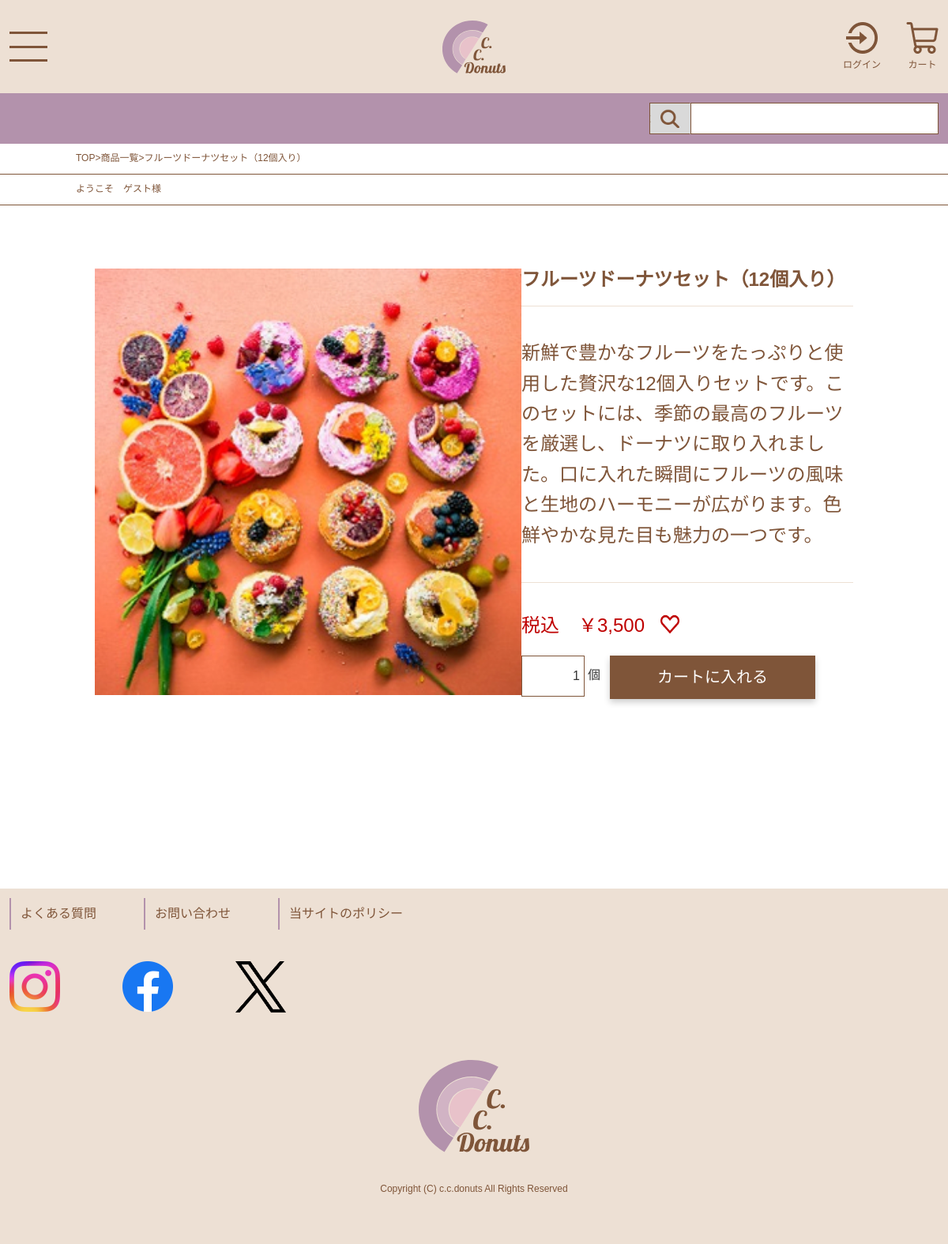
The app's page /detail.php?id=7 with its own data.
### tables this page shows
CREATE TABLE product(
   
   
   
   
  id int AUTO_INCREMENT PRIMARY KEY,
  name varchar(200) NOT null,
  price int NOT null,
  description varchar(1000) NOT null
);

### detail.php (the view, shortened to what this page needs)
<?php require 'includes/header.php' ?>
<?php require 'includes/database.php'; ?>
<?php
$sql=$pdo->prepare('select*from product where id=?');
$sql->execute([$_REQUEST['id']]);
$product = $sql->fetch();
echo '<div class=bnav>';
echo '<p><a href="index.php">TOP</a>&gt;<a href="product.php">商品一覧</a>&gt;',$product['name'],'</p></div>';
?>
<?php if(isset($_SESSION['customer'])): ?>
  <p class="guest_name_area">ようこそ&#12288; <?= htmlspecialchars($_SESSION['customer']['name']) ?> 様</p>
<?php else: ?>
  <p class="guest_name_area">ようこそ&#12288;ゲスト様</p>
<?php endif; ?>
<?php
echo '<main>';
echo '<form action="cart-input.php" method="post" class="detail">';
echo '<div class=product_box><p class=product_img><img alt="image" src="common/images/donuts',$product['id'],'.jpg"></p>';
echo '<div class=right_box><p class=product_name>',$product['name'],'</p>';
echo '<p class=product_descriotion>',$product['description'],'</p>';
echo '<div class=price_box><p class=product_price>税込　￥',number_format($product['price']),'</p>';
echo '<p class=favorite><img alt="お気に入り" src="common/images/favorite.png"></p></div>';
echo '<div class=cart_box><p class=number><input type="text" name="count" value="1"><span class=count>個</span></p>';
echo '<input type="submit" class="in_cart" value="カートに入れる">';
echo '</div></form></main>';
?>
<?php require 'includes/footer.php' ?>

### common/css/common.css (style rules this page uses)
* { margin: 0; padding: 0; font-family: "Noto Sans JP", sans-serif; color: #7f5539; }
.in_cart { border: none; cursor: pointer; box-shadow: 0 4px 8px rgba(0, 0, 0, 0.2); transition: all 0.3s ease; text-align: center; }

### common/css/detail.css (style rules this page uses)
main { max-width: 90vw; margin-left: auto; margin-right: auto; }
.bnav, .guest_name_area { font-size: 12px; border-bottom: 1px #7F5539 solid; padding-left: 20px; padding-top: 12px; padding-bottom: 12px; }
.guest_name_area { margin-bottom: 20px; }
.product_img img { width: 335px; height: 335px; margin-bottom: 20px; }
.product_name { font-size: 16px; font-weight: 800; margin-bottom: 20px; }
.product_descriotion { font-size: 16px; font-weight: 500; line-height: 1.6; border-top: #EDE0D4 solid 1px; border-bottom: #EDE0D4 solid 1px; padding-top: 20px; padding-bottom: 20px; margin-bottom: 20px; }
.price_box { display: flex; margin-bottom: 24px; }
.product_price { color: #BF0000; font-size: 16px; margin-right: 20px; }
.favorite img { width: 20px; }
.cart_box { display: flex; margin-bottom: 80px; }
.number input[type=text] { border: 1px #7F5539 solid; height: 36px; width: 56px; margin-right: 4px; text-align: right; padding: 5px; color: #333; }
.count { color: #333; font-size: 16px; margin-right: 12px; }
.in_cart { font-size: 12px; color: #fff; background-color: #7F5539; padding: 12px 38px; }
@media screen and (min-width:768px) { main { max-width: 80vw; } }
@media screen and (min-width:768px) { .bnav, .guest_name_area { padding-left: 8%; } }
@media screen and (min-width:768px) { .guest_name_area { margin-bottom: 80px; } }
@media screen and (min-width:768px) { .product_box { display: flex; justify-content: space-evenly; margin-bottom: 20vh; } }
@media screen and (min-width:768px) { .right_box { width: 435px; } }
@media screen and (min-width:768px) { .product_img img { width: 540px; height: 540px; } }
@media screen and (min-width:768px) { .product_name { font-size: 24px; margin-bottom: 20px; } }
@media screen and (min-width:768px) { .product_descriotion { font-size: 24px; padding-top: 40px; padding-bottom: 40px; margin-bottom: 40px; } }
@media screen and (min-width:768px) { .product_price { font-size: 24px; } }
@media screen and (min-width:768px) { .favorite img { width: 24px; height: 24px; } }
@media screen and (min-width:768px) { .cart_box input[type=text] { width: 80px; height: 52px; } }
@media screen and (min-width:768px) { .count { font-style: 24px; } }
@media screen and (min-width:768px) { .in_cart { font-size: 20px; padding: 16px 60px; } }

### records on screen
product: name "フルーツドーナツセット（12個入り）", description "新鮮で豊かなフルーツをたっぷりと使用した贅沢な12個入りセットです。このセットには、季節の最高のフルーツを厳選し、ドーナツに取り入れました。口に入れた瞬間にフルーツの風味と生地のハーモニーが広がります。色鮮やかな見た目も魅力の一つです。", price "3,500"
